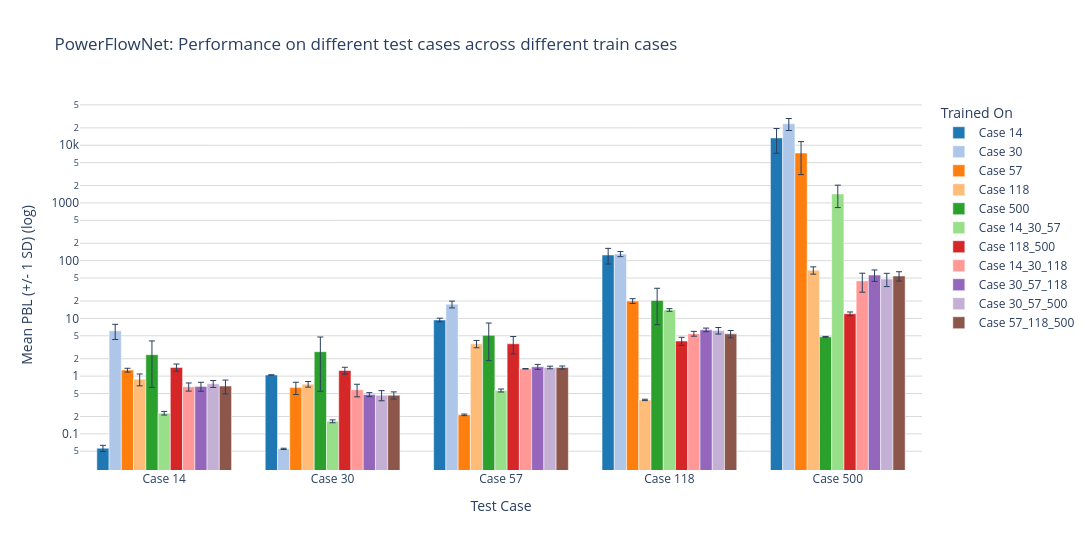

Write notebook code for a chart like this one.
### Code cell
means = powerflownet_means.T
stds = powerflownet_stds.T

fig_powerflownet = plot_grouped_bar_chart_interactive(means, stds, "PowerFlowNet")

### Figure 1 — Plotly figure (JSON) as saved in the notebook; plotly's stock layout.template omitted (floating-point values rounded to 4 significant figures)
{"data": [{"customdata": [["Case 14", 0.006885], ["Case 14", 0.007167], ["Case 14", 0.6832], ["Case 14", 38.08], ["Case 14", 6119.0]], "error_y": {"array": [0.006885, 0.007167, 0.6832, 38.08, 6119.0], "thickness": 1.0, "type": "data", "visible": true, "width": 3}, "hovertemplate": "Trained on: %{customdata[0]}<br>Mean PBL: %{y:.4g}<br>Std Dev: %{customdata[1]:.4g}<extra></extra>", "marker": {"color": "rgba(31, 119, 180, 1.000)"}, "name": "Case 14", "type": "bar", "x": ["Case 14", "Case 30", "Case 57", "Case 118", "Case 500"], "y": [0.05634, 1.046, 9.402, 125.4, 13390.0]}, {"customdata": [["Case 30", 1.799], ["Case 30", 0.001407], ["Case 30", 2.375], ["Case 30", 13.21], ["Case 30", 5525.0]], "error_y": {"array": [1.799, 0.001407, 2.375, 13.21, 5525.0], "thickness": 1.0, "type": "data", "visible": true, "width": 3}, "hovertemplate": "Trained on: %{customdata[0]}<br>Mean PBL: %{y:.4g}<br>Std Dev: %{customdata[1]:.4g}<extra></extra>", "marker": {"color": "rgba(174, 199, 232, 1.000)"}, "name": "Case 30", "type": "bar", "x": ["Case 14", "Case 30", "Case 57", "Case 118", "Case 500"], "y": [6.108, 0.05493, 17.57, 130.5, 23530.0]}, {"customdata": [["Case 57", 0.09594], ["Case 57", 0.1512], ["Case 57", 0.006654], ["Case 57", 1.899], ["Case 57", 4230.0]], "error_y": {"array": [0.09594, 0.1512, 0.006654, 1.899, 4230.0], "thickness": 1.0, "type": "data", "visible": true, "width": 3}, "hovertemplate": "Trained on: %{customdata[0]}<br>Mean PBL: %{y:.4g}<br>Std Dev: %{customdata[1]:.4g}<extra></extra>", "marker": {"color": "rgba(255, 127, 14, 1.000)"}, "name": "Case 57", "type": "bar", "x": ["Case 14", "Case 30", "Case 57", "Case 118", "Case 500"], "y": [1.272, 0.6322, 0.2135, 20.06, 7326.0]}, {"customdata": [["Case 118", 0.205], ["Case 118", 0.08124], ["Case 118", 0.526], ["Case 118", 0.01056], ["Case 118", 9.909]], "error_y": {"array": [0.205, 0.08124, 0.526, 0.01056, 9.909], "thickness": 1.0, "type": "data", "visible": true, "width": 3}, "hovertemplate": "Trained on: %{customdata[0]}<br>Mean PBL: %{y:.4g}<br>Std Dev: %{customdata[1]:.4g}<extra></extra>", "marker": {"color": "rgba(255, 187, 120, 1.000)"}, "name": "Case 118", "type": "bar", "x": ["Case 14", "Case 30", "Case 57", "Case 118", "Case 500"], "y": [0.8839, 0.7253, 3.627, 0.3871, 68.32]}, {"customdata": [["Case 500", 1.715], ["Case 500", 2.106], ["Case 500", 3.231], ["Case 500", 12.75], ["Case 500", 0.08221]], "error_y": {"array": [1.715, 2.106, 3.231, 12.75, 0.08221], "thickness": 1.0, "type": "data", "visible": true, "width": 3}, "hovertemplate": "Trained on: %{customdata[0]}<br>Mean PBL: %{y:.4g}<br>Std Dev: %{customdata[1]:.4g}<extra></extra>", "marker": {"color": "rgba(44, 160, 44, 1.000)"}, "name": "Case 500", "type": "bar", "x": ["Case 14", "Case 30", "Case 57", "Case 118", "Case 500"], "y": [2.353, 2.654, 5.082, 20.51, 4.789]}, {"customdata": [["Case 14_30_57", 0.01646], ["Case 14_30_57", 0.009438], ["Case 14_30_57", 0.03353], ["Case 14_30_57", 0.7312], ["Case 14_30_57", 601.0]], "error_y": {"array": [0.01646, 0.009438, 0.03353, 0.7312, 601.0], "thickness": 1.0, "type": "data", "visible": true, "width": 3}, "hovertemplate": "Trained on: %{customdata[0]}<br>Mean PBL: %{y:.4g}<br>Std Dev: %{customdata[1]:.4g}<extra></extra>", "marker": {"color": "rgba(152, 223, 138, 1.000)"}, "name": "Case 14_30_57", "type": "bar", "x": ["Case 14", "Case 30", "Case 57", "Case 118", "Case 500"], "y": [0.2283, 0.1652, 0.5641, 14.01, 1433.0]}, {"customdata": [["Case 118_500", 0.2029], ["Case 118_500", 0.1707], ["Case 118_500", 1.216], ["Case 118_500", 0.6479], ["Case 118_500", 0.8886]], "error_y": {"array": [0.2029, 0.1707, 1.216, 0.6479, 0.8886], "thickness": 1.0, "type": "data", "visible": true, "width": 3}, "hovertemplate": "Trained on: %{customdata[0]}<br>Mean PBL: %{y:.4g}<br>Std Dev: %{customdata[1]:.4g}<extra></extra>", "marker": {"color": "rgba(214, 39, 40, 1.000)"}, "name": "Case 118_500", "type": "bar", "x": ["Case 14", "Case 30", "Case 57", "Case 118", "Case 500"], "y": [1.416, 1.253, 3.638, 4.057, 12.04]}, {"customdata": [["Case 14_30_118", 0.1055], ["Case 14_30_118", 0.1429], ["Case 14_30_118", 0.01271], ["Case 14_30_118", 0.5221], ["Case 14_30_118", 16.14]], "error_y": {"array": [0.1055, 0.1429, 0.01271, 0.5221, 16.14], "thickness": 1.0, "type": "data", "visible": true, "width": 3}, "hovertemplate": "Trained on: %{customdata[0]}<br>Mean PBL: %{y:.4g}<br>Std Dev: %{customdata[1]:.4g}<extra></extra>", "marker": {"color": "rgba(255, 152, 150, 1.000)"}, "name": "Case 14_30_118", "type": "bar", "x": ["Case 14", "Case 30", "Case 57", "Case 118", "Case 500"], "y": [0.6558, 0.5807, 1.341, 5.439, 44.59]}, {"customdata": [["Case 30_57_118", 0.1176], ["Case 30_57_118", 0.03832], ["Case 30_57_118", 0.1451], ["Case 30_57_118", 0.4565], ["Case 30_57_118", 12.65]], "error_y": {"array": [0.1176, 0.03832, 0.1451, 0.4565, 12.65], "thickness": 1.0, "type": "data", "visible": true, "width": 3}, "hovertemplate": "Trained on: %{customdata[0]}<br>Mean PBL: %{y:.4g}<br>Std Dev: %{customdata[1]:.4g}<extra></extra>", "marker": {"color": "rgba(148, 103, 189, 1.000)"}, "name": "Case 30_57_118", "type": "bar", "x": ["Case 14", "Case 30", "Case 57", "Case 118", "Case 500"], "y": [0.6643, 0.479, 1.452, 6.339, 56.37]}, {"customdata": [["Case 30_57_500", 0.1011], ["Case 30_57_500", 0.09338], ["Case 30_57_500", 0.07418], ["Case 30_57_500", 0.7969], ["Case 30_57_500", 12.4]], "error_y": {"array": [0.1011, 0.09338, 0.07418, 0.7969, 12.4], "thickness": 1.0, "type": "data", "visible": true, "width": 3}, "hovertemplate": "Trained on: %{customdata[0]}<br>Mean PBL: %{y:.4g}<br>Std Dev: %{customdata[1]:.4g}<extra></extra>", "marker": {"color": "rgba(197, 176, 213, 1.000)"}, "name": "Case 30_57_500", "type": "bar", "x": ["Case 14", "Case 30", "Case 57", "Case 118", "Case 500"], "y": [0.7372, 0.4674, 1.413, 6.16, 47.99]}, {"customdata": [["Case 57_118_500", 0.1816], ["Case 57_118_500", 0.06582], ["Case 57_118_500", 0.08632], ["Case 57_118_500", 0.783], ["Case 57_118_500", 10.04]], "error_y": {"array": [0.1816, 0.06582, 0.08632, 0.783, 10.04], "thickness": 1.0, "type": "data", "visible": true, "width": 3}, "hovertemplate": "Trained on: %{customdata[0]}<br>Mean PBL: %{y:.4g}<br>Std Dev: %{customdata[1]:.4g}<extra></extra>", "marker": {"color": "rgba(140, 86, 75, 1.000)"}, "name": "Case 57_118_500", "type": "bar", "x": ["Case 14", "Case 30", "Case 57", "Case 118", "Case 500"], "y": [0.6728, 0.4673, 1.411, 5.396, 54.33]}], "layout": {"barmode": "group", "height": 550, "legend": {"title": {"text": "Trained On"}}, "title": {"text": "PowerFlowNet: Performance on different test cases across different train cases"}, "width": 1400, "xaxis": {"title": {"text": "Test Case"}}, "yaxis": {"gridcolor": "rgba(0, 0, 0, 0.15)", "showgrid": true, "title": {"text": "Mean PBL (+/- 1 SD) (log)"}, "type": "log"}}}
